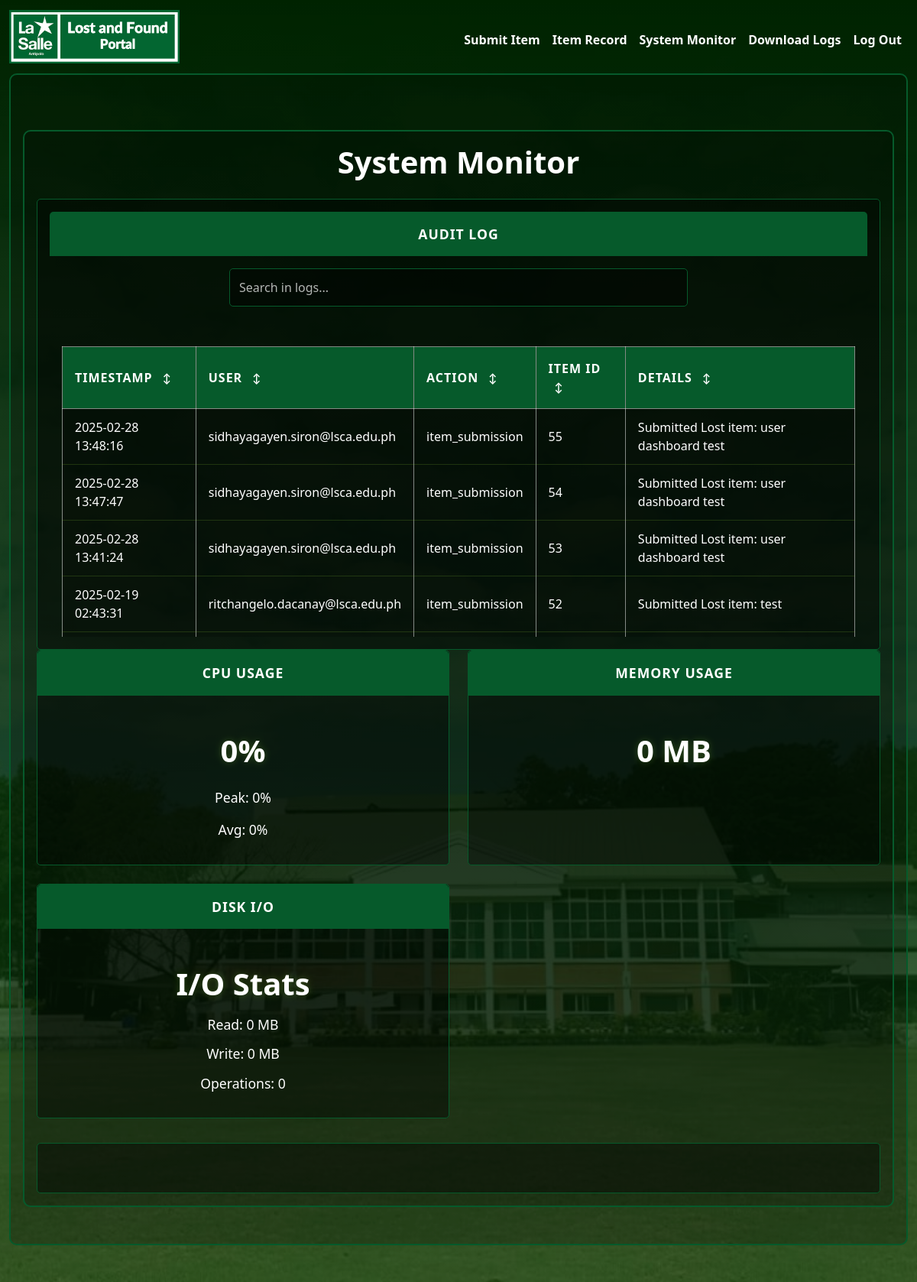
/system-monitor (signed in), run on an earlier commit of the app's database.
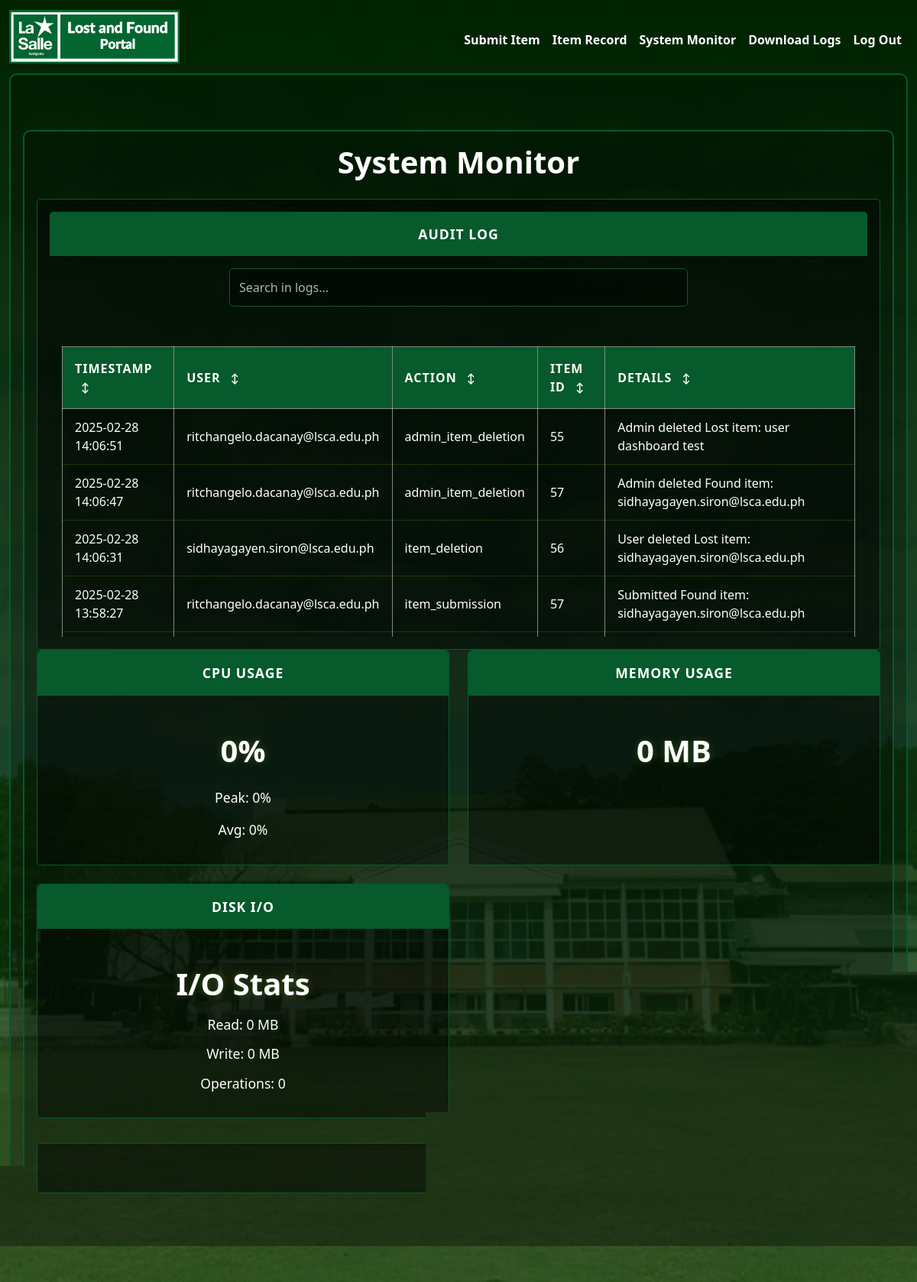
And on a later commit of the database.
### tables this page shows
CREATE TABLE audit_logs (
    id INTEGER PRIMARY KEY AUTOINCREMENT,
    user_email TEXT NOT NULL,
    action_type TEXT NOT NULL,
    item_id INTEGER,
    details TEXT,
    timestamp DATETIME DEFAULT CURRENT_TIMESTAMP
);

### app.py (the view)
@app.route("/system-monitor")
@login_required
def system_monitor():
    if not is_admin():
        return redirect("/")
    try:
        db.execute("""
            CREATE TABLE IF NOT EXISTS audit_logs (
                id INTEGER PRIMARY KEY AUTOINCREMENT,
                user_email TEXT NOT NULL,
                action_type TEXT NOT NULL,
                item_id INTEGER,
                details TEXT,
                timestamp DATETIME DEFAULT CURRENT_TIMESTAMP
            )
        """)
        logs = db.execute("""
            SELECT
                audit_logs.id,
                audit_logs.user_email,
                audit_logs.action_type,
                audit_logs.item_id,
                audit_logs.details,
                datetime(audit_logs.timestamp, 'localtime') as local_time
            FROM audit_logs
            ORDER BY timestamp DESC
            LIMIT 100
        """)
        print(f"Found {len(logs)} audit log entries")
        for log in logs:
            log['local_time'] = log['local_time'] or 'N/A'
            log['user_email'] = log['user_email'] or 'N/A'
            log['action_type'] = log['action_type'] or 'N/A'
            log['item_id'] = log['item_id'] or 'N/A'
            log['details'] = log['details'] or 'N/A'
        return render_template(
            "system-monitor.html",
            logs=logs,
            log_count=len(logs),
            active_page='system_monitor'
        )
    except Exception as e:
        print(f"Error fetching audit logs: {e}")
        return render_template("system-monitor.html", logs=[], log_count=0)

### app.py (called while the page is built)
@app.after_request
def after_request(response):
    response.headers["Cache-Control"] = "no-cache, no-store, must-revalidate"
    response.headers["Expires"] = 0
    response.headers["Pragma"] = "no-cache"
    return response

def is_admin():
    try:
        user_email = db.execute("SELECT email FROM users WHERE id = ?", session["user_id"])[0]["email"]
        return user_email == "ritchangelo.dacanay@lsca.edu.ph"
    except:
        return False

@app.context_processor
def utility_processor():
    return {
        "is_admin": is_admin
    }

### helpers.py (called while the page is built)
def login_required(f):
    @wraps(f)
    def decorated_function(*args, **kwargs):
        if session.get("user_id") is None:
            return redirect("/login")
        return f(*args, **kwargs)
    return decorated_function

### templates/system-monitor.html (shortened to what this page needs)
{% extends "layout.html" %} {% block title %}System Monitor{% endblock %} {%
block main %}
<div class="container mt-4">
  <h1 class="text-light mb-4">System Monitor</h1>
  <div class="analysis-section mt-4">
    <div class="header-cell">Audit Log</div>
    <div class="audit-content">
      <div class="search-container">
        <input
          type="text"
          id="searchInput"
          class="form-control custom-input"
          placeholder="Search in logs..."
        />
      </div>
      <div class="table-container">
        <table class="monitor-table" id="auditTable">
          <thead>
            <tr>
              <th class="sortable" data-sort="timestamp">
                Timestamp <span class="sort-icon">↕</span>
              </th>
              <th class="sortable" data-sort="user">
                User <span class="sort-icon">↕</span>
              </th>
              <th class="sortable" data-sort="action">
                Action <span class="sort-icon">↕</span>
              </th>
              <th class="sortable" data-sort="itemid">
                Item ID <span class="sort-icon">↕</span>
              </th>
              <th class="sortable" data-sort="details">
                Details <span class="sort-icon">↕</span>
              </th>
            </tr>
          </thead>
          <tbody id="logTableBody">
            {% for log in logs %}
            <tr class="log-row">
              <td data-value="{{ log.local_time }}">{{ log.local_time }}</td>
              <td data-value="{{ log.user_email }}">{{ log.user_email }}</td>
              <td data-value="{{ log.action_type }}">{{ log.action_type }}</td>
              <td data-value="{{ log.item_id }}">{{ log.item_id or 'N/A' }}</td>
              <td data-value="{{ log.details }}">{{ log.details }}</td>
            </tr>
            {% endfor %}
          </tbody>
        </table>
      </div>
    </div>
  </div>
  <div class="metrics-top-grid">
    <div class="metric-column">
      <div class="header-cell">CPU Usage</div>
      <div class="metric-card">
        <div class="card text-light">
          <div class="card-body d-flex flex-column align-items-center">
            <p class="card-text display-4" id="cpu-usage">0%</p>
            <p class="card-text">Peak: <span id="cpu-peak">0%</span></p>
            <p class="card-text">Avg: <span id="cpu-avg">0%</span></p>
          </div>
        </div>
      </div>
    </div>
    <div class="metric-column">
      <div class="header-cell">Memory Usage</div>
      <div class="metric-card">
        <div class="card text-light">
          <div class="card-body d-flex flex-column align-items-center">
            <p class="card-text display-4" id="memory-usage">0 MB</p>
          </div>
        </div>
      </div>
    </div>
    <div class="metric-column">
      <div class="header-cell">Disk I/O</div>
      <div class="metric-card">
        <div class="card text-light">
          <div class="card-body d-flex flex-column align-items-center">
            <p class="card-text display-4 mb-2">I/O Stats</p>
            <p class="card-text mb-1">Read: <span id="disk-read">0 MB</span></p>
            <p class="card-text mb-1">
              Write: <span id="disk-write">0 MB</span>
            </p>
            <p class="card-text">
              Operations: <span id="io-operations">0</span>
            </p>
          </div>
        </div>
      </div>
    </div>
  </div>
  <div class="analysis-section mt-4">
    <div class="analysis-grid" id="analysis-content">
    </div>
  </div>
</div>
{% endblock %}

### templates/layout.html (shortened to what this page needs)
<!DOCTYPE html>
<html lang="en">
  <head>
    <link
      href="https://cdn.jsdelivr.net/npm/bootstrap@5.3.2/dist/css/bootstrap.min.css"
      rel="stylesheet"
    />
    <link href="/static/styles.css" rel="stylesheet" />
  </head>
  <body>
    <div class="background-overlay"></div>
    <nav class="navbar navbar-expand-md navbar-light">
      <div class="container-fluid">
        <a class="navbar-brand" href="/">
          <img
            src="/static/lost and found logo.png"
            alt="LSCA Lost and Found"
          />
        </a>
        <div class="collapse navbar-collapse" id="navbar">
          {% if session["user_id"] %}
          <ul class="navbar-nav ms-auto mt-2">
            {% if is_admin() %}
            <li class="nav-item">
              <a class="nav-link custom-nav-link" href="/submit">Submit Item</a>
            </li>
            <li class="nav-item">
              <a class="nav-link custom-nav-link" href="/">Item Record</a>
            </li>
            <li class="nav-item">
              <a class="nav-link custom-nav-link" href="/system-monitor">System Monitor</a>
            </li>
            <li class="nav-item">
              <a
                class="nav-link custom-nav-link"
                href="{{ url_for('download_excel') }}"
              >
                Download Logs
              </a>
            </li>
            {% endif %}
            <li class="nav-item">
              <a class="nav-link custom-nav-link" href="/logout">Log Out</a>
            </li>
          </ul>
          {% endif %}
        </div>
      </div>
    </nav>
    <main class="container py-5 text-center">
      {% block main %} {% endblock %}
    </main>
  </body>
</html>

### static/styles.css (style rules this page uses)
nav .navbar-brand { font-size: 2em; font-family: "Proxima Nova", sans-serif; font-weight: bolder; }
h1, h2, h3 { font-weight: bold; }
body { background: linear-gradient( to bottom, rgb(0, 0, 0), rgba(34, 34, 34, 0.5) ), url("/static/lsca.jpg") no-repeat center center fixed !important; background-size: cover !important; color: #ffffff !important; min-height: 100vh; transition: background-color 0.3s, color 0.3s; }
.navbar { transition: background-color 0.3s; }
.custom-nav-link { color: #ffffff !important; position: relative; text-decoration: none; transition: color 0.2s ease-in-out; }
.custom-nav-link::after { content: ""; position: absolute; width: 0; height: 2px; display: block; margin-top: 5px; right: 0; background: #ffffff; transition: width 0.2s ease-in-out; -webkit-transition: width 0.2s ease-in-out; }
.custom-input { background-color: transparent; border: none; border-bottom: 2px solid #86c232; color: #86c232; transition: border-bottom-color 0.2s ease-in-out; }
table { width: 100%; border-collapse: collapse; margin-top: 20px; transition: color 0.3s; background-color: transparent; }
th, td { padding: 10px; text-align: left; background-color: transparent; border: 1px solid rgba(255, 255, 255, 0.5); color: inherit; }
.background-overlay { position: fixed; top: 0; left: 0; width: 100%; height: 100%; background: rgba(0, 128, 0, 0.2); pointer-events: none; z-index: -1; }
h1, h2, h3, h4, h5, h6, p, label, .nav-link, .alert { color: #ffffff !important; }
li a, .navbar a { color: white !important; }
.custom-input { background-color: transparent; border: none; border-bottom: 2px solid #ffffff; color: #ffffff; transition: color 0.2s ease-in-out, border-bottom-color 0.2s ease-in-out; }
.custom-input::placeholder { color: #ffffff; opacity: 0.7; }
.text-light { color: #ffffff !important; }
.custom-input { background-color: transparent; border: none; border-bottom: 2px solid #86c232; color: #ffffff; transition: color 0.2s ease-in-out, border-bottom-color 0.2s ease-in-out; }

### templates/layout.html (style rules this page uses)
body { background: linear-gradient( to bottom, rgba(34, 34, 34, 0.5), rgba(34, 34, 34, 0.5) ), url("/static/lsca.jpg") no-repeat center center fixed; background-size: cover; color: #ffffff; min-height: 100vh; transition: background-color 0.3s, color 0.3s; }
.background-overlay { position: fixed; top: 0; left: 0; width: 100%; height: 100%; background: rgba(0, 82, 0, 0.434); pointer-events: none; z-index: -1; }
h1, h2, h3, h4, h5, h6, p, label, .alert { color: #ffffff !important; }
.navbar { transition: background-color 0.3s; }
.custom-nav-link { color: #ffffff !important; font-weight: bold; position: relative; text-decoration: none; transition: color 0.2s ease-in-out; }
.custom-nav-link::after { content: ""; position: absolute; width: 0; height: 2px; display: block; margin-top: 5px; right: 0; background: #ffffff; transition: width 0.2s ease-in-out; -webkit-transition: width 0.2s ease-in-out; }
.custom-input { background-color: transparent; border: none; border-bottom: 2px solid #86c232; color: #86c232; transition: border-bottom-color 0.2s ease-in-out; }
.navbar-brand img { max-height: 70px; width: auto; }

What changed in the data, as far as the page shows it:
no longer on this page (row unchanged): audit_logs: local_time "2025-02-28 13:48:16", user_email "sidhayagayen.siron@lsca.edu.ph", action_type "item_submission", item "55", details "Submitted Lost item: user dashboard test"
no longer on this page (row unchanged): audit_logs: local_time "2025-02-28 13:47:47", user_email "sidhayagayen.siron@lsca.edu.ph", action_type "item_submission", item "54", details "Submitted Lost item: user dashboard test"
no longer on this page (row unchanged): audit_logs: local_time "2025-02-28 13:41:24", user_email "sidhayagayen.siron@lsca.edu.ph", action_type "item_submission", item "53", details "Submitted Lost item: user dashboard test"
no longer on this page (row unchanged): audit_logs: local_time "2025-02-19 02:43:31", user_email "ritchangelo.dacanay@lsca.edu.ph", action_type "item_submission", item "52", details "Submitted Lost item: test"
added audit_logs: local_time "2025-02-28 14:06:51", user_email "ritchangelo.dacanay@lsca.edu.ph", action_type "admin_item_deletion", item "55", details "Admin deleted Lost item: user dashboard test"
added audit_logs: local_time "2025-02-28 14:06:47", user_email "ritchangelo.dacanay@lsca.edu.ph", action_type "admin_item_deletion", item "57", details "Admin deleted Found item: sidhayagayen.siron@lsca.edu.ph"
added audit_logs: local_time "2025-02-28 14:06:31", user_email "sidhayagayen.siron@lsca.edu.ph", action_type "item_deletion", item "56", details "User deleted Lost item: sidhayagayen.siron@lsca.edu.ph"
added audit_logs: local_time "2025-02-28 13:58:27", user_email "ritchangelo.dacanay@lsca.edu.ph", action_type "item_submission", item "57", details "Submitted Found item: sidhayagayen.siron@lsca.edu.ph"
